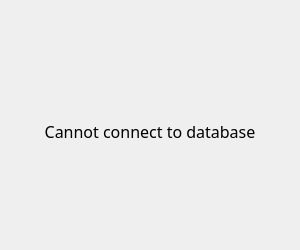
<?xml version="1.0" encoding="UTF-8"?>
<ui version="4.0">
 <class>Dialog</class>
 <widget class="QDialog" name="Dialog">
  <property name="geometry">
   <rect>
    <x>0</x>
    <y>0</y>
    <width>300</width>
    <height>250</height>
   </rect>
  </property>
  <property name="minimumSize">
   <size>
    <width>300</width>
    <height>250</height>
   </size>
  </property>
  <property name="maximumSize">
   <size>
    <width>300</width>
    <height>250</height>
   </size>
  </property>
  <property name="windowTitle">
   <string>Dialog</string>
  </property>
  <property name="modal">
   <bool>true</bool>
  </property>
  <widget class="QLabel" name="background">
   <property name="geometry">
    <rect>
     <x>0</x>
     <y>0</y>
     <width>300</width>
     <height>300</height>
    </rect>
   </property>
   <property name="text">
    <string/>
   </property>
   <property name="pixmap">
    <pixmap resource="errorDialogRsc.qrc">:/png files/errorDialog.png</pixmap>
   </property>
  </widget>
  <widget class="ClickableLabel" name="okayBtt">
   <property name="geometry">
    <rect>
     <x>0</x>
     <y>210</y>
     <width>300</width>
     <height>40</height>
    </rect>
   </property>
   <property name="text">
    <string/>
   </property>
   <property name="pixmap">
    <pixmap resource="errorDialogRsc.qrc">:/png files/okayBtt.png</pixmap>
   </property>
  </widget>
  <widget class="QLabel" name="errorTxt">
   <property name="geometry">
    <rect>
     <x>0</x>
     <y>120</y>
     <width>300</width>
     <height>80</height>
    </rect>
   </property>
   <property name="font">
    <font>
     <family>Impact</family>
     <pointsize>12</pointsize>
    </font>
   </property>
   <property name="layoutDirection">
    <enum>Qt::LeftToRight</enum>
   </property>
   <property name="text">
    <string>Cannot connect to database</string>
   </property>
   <property name="scaledContents">
    <bool>false</bool>
   </property>
   <property name="alignment">
    <set>Qt::AlignHCenter|Qt::AlignTop</set>
   </property>
  </widget>
 </widget>
 <customwidgets>
  <customwidget>
   <class>ClickableLabel</class>
   <extends>QLabel</extends>
   <header>ClickableLabel.py</header>
  </customwidget>
 </customwidgets>
 <resources>
  <include location="errorDialogRsc.qrc"/>
 </resources>
 <connections/>
</ui>
